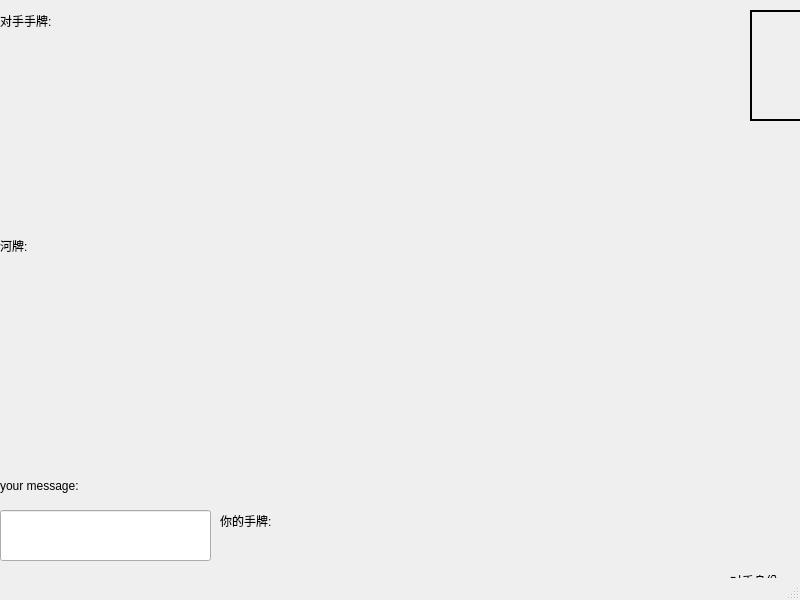
<?xml version="1.0" encoding="UTF-8"?>
<ui version="4.0">
 <class>round3</class>
 <widget class="QMainWindow" name="round3">
  <property name="geometry">
   <rect>
    <x>0</x>
    <y>0</y>
    <width>800</width>
    <height>600</height>
   </rect>
  </property>
  <property name="windowTitle">
   <string>MainWindow</string>
  </property>
  <widget class="QWidget" name="centralwidget">
   <widget class="QLabel" name="label_4">
    <property name="geometry">
     <rect>
      <x>800</x>
      <y>440</y>
      <width>211</width>
      <height>41</height>
     </rect>
    </property>
    <property name="text">
     <string>opponent message:</string>
    </property>
   </widget>
   <widget class="QWidget" name="Widget_3" native="true">
    <property name="geometry">
     <rect>
      <x>0</x>
      <y>570</y>
      <width>291</width>
      <height>131</height>
     </rect>
    </property>
    <widget class="QLabel" name="label_5">
     <property name="geometry">
      <rect>
       <x>10</x>
       <y>0</y>
       <width>111</width>
       <height>31</height>
      </rect>
     </property>
     <property name="text">
      <string>你的身份:</string>
     </property>
    </widget>
    <widget class="QLineEdit" name="your_identify">
     <property name="geometry">
      <rect>
       <x>140</x>
       <y>10</y>
       <width>113</width>
       <height>21</height>
      </rect>
     </property>
    </widget>
    <widget class="QLabel" name="label_6">
     <property name="geometry">
      <rect>
       <x>10</x>
       <y>40</y>
       <width>111</width>
       <height>31</height>
      </rect>
     </property>
     <property name="text">
      <string>你的本金:</string>
     </property>
    </widget>
    <widget class="QLineEdit" name="your_bonus">
     <property name="geometry">
      <rect>
       <x>140</x>
       <y>50</y>
       <width>113</width>
       <height>21</height>
      </rect>
     </property>
    </widget>
    <widget class="QLabel" name="label_7">
     <property name="geometry">
      <rect>
       <x>10</x>
       <y>79</y>
       <width>111</width>
       <height>41</height>
      </rect>
     </property>
     <property name="text">
      <string>你的赌注:</string>
     </property>
    </widget>
    <widget class="QLineEdit" name="your_bet">
     <property name="geometry">
      <rect>
       <x>140</x>
       <y>90</y>
       <width>113</width>
       <height>21</height>
      </rect>
     </property>
    </widget>
   </widget>
   <widget class="QLabel" name="River2">
    <property name="geometry">
     <rect>
      <x>210</x>
      <y>270</y>
      <width>101</width>
      <height>141</height>
     </rect>
    </property>
    <property name="text">
     <string/>
    </property>
   </widget>
   <widget class="QLabel" name="your_Poker2">
    <property name="geometry">
     <rect>
      <x>550</x>
      <y>530</y>
      <width>101</width>
      <height>141</height>
     </rect>
    </property>
    <property name="text">
     <string/>
    </property>
   </widget>
   <widget class="QLabel" name="River3">
    <property name="geometry">
     <rect>
      <x>330</x>
      <y>270</y>
      <width>101</width>
      <height>141</height>
     </rect>
    </property>
    <property name="text">
     <string/>
    </property>
   </widget>
   <widget class="QLabel" name="your_Poker1">
    <property name="geometry">
     <rect>
      <x>330</x>
      <y>530</y>
      <width>101</width>
      <height>141</height>
     </rect>
    </property>
    <property name="text">
     <string/>
    </property>
   </widget>
   <widget class="QLabel" name="label">
    <property name="geometry">
     <rect>
      <x>220</x>
      <y>500</y>
      <width>101</width>
      <height>41</height>
     </rect>
    </property>
    <property name="text">
     <string>你的手牌:</string>
    </property>
   </widget>
   <widget class="QWidget" name="widget_2" native="true">
    <property name="geometry">
     <rect>
      <x>720</x>
      <y>560</y>
      <width>271</width>
      <height>141</height>
     </rect>
    </property>
    <widget class="QLabel" name="label_8">
     <property name="geometry">
      <rect>
       <x>10</x>
       <y>0</y>
       <width>111</width>
       <height>41</height>
      </rect>
     </property>
     <property name="text">
      <string>对手身份:</string>
     </property>
    </widget>
    <widget class="QLabel" name="label_9">
     <property name="geometry">
      <rect>
       <x>10</x>
       <y>40</y>
       <width>121</width>
       <height>41</height>
      </rect>
     </property>
     <property name="text">
      <string>对手本金:</string>
     </property>
    </widget>
    <widget class="QLabel" name="label_10">
     <property name="geometry">
      <rect>
       <x>10</x>
       <y>94</y>
       <width>101</width>
       <height>31</height>
      </rect>
     </property>
     <property name="text">
      <string>对手赌注:</string>
     </property>
    </widget>
    <widget class="QLineEdit" name="opponent_identify">
     <property name="geometry">
      <rect>
       <x>150</x>
       <y>10</y>
       <width>113</width>
       <height>21</height>
      </rect>
     </property>
    </widget>
    <widget class="QLineEdit" name="opponent_bonus">
     <property name="geometry">
      <rect>
       <x>150</x>
       <y>50</y>
       <width>113</width>
       <height>21</height>
      </rect>
     </property>
    </widget>
    <widget class="QLineEdit" name="opponent_bet">
     <property name="geometry">
      <rect>
       <x>150</x>
       <y>100</y>
       <width>113</width>
       <height>21</height>
      </rect>
     </property>
    </widget>
   </widget>
   <widget class="QLabel" name="opponent_Poker2">
    <property name="geometry">
     <rect>
      <x>520</x>
      <y>10</y>
      <width>101</width>
      <height>141</height>
     </rect>
    </property>
    <property name="text">
     <string/>
    </property>
   </widget>
   <widget class="QLabel" name="River1">
    <property name="geometry">
     <rect>
      <x>90</x>
      <y>270</y>
      <width>101</width>
      <height>141</height>
     </rect>
    </property>
    <property name="text">
     <string/>
    </property>
   </widget>
   <widget class="QLabel" name="label_2">
    <property name="geometry">
     <rect>
      <x>0</x>
      <y>230</y>
      <width>101</width>
      <height>31</height>
     </rect>
    </property>
    <property name="text">
     <string>河牌:</string>
    </property>
   </widget>
   <widget class="QLabel" name="round_message">
    <property name="geometry">
     <rect>
      <x>750</x>
      <y>10</y>
      <width>241</width>
      <height>111</height>
     </rect>
    </property>
    <property name="font">
     <font>
      <family>Agency FB</family>
      <pointsize>24</pointsize>
      <weight>75</weight>
      <bold>true</bold>
     </font>
    </property>
    <property name="frameShape">
     <enum>QFrame::WinPanel</enum>
    </property>
    <property name="text">
     <string/>
    </property>
   </widget>
   <widget class="QTextEdit" name="opponent_message">
    <property name="geometry">
     <rect>
      <x>810</x>
      <y>490</y>
      <width>181</width>
      <height>61</height>
     </rect>
    </property>
   </widget>
   <widget class="QLabel" name="River4">
    <property name="geometry">
     <rect>
      <x>450</x>
      <y>270</y>
      <width>101</width>
      <height>141</height>
     </rect>
    </property>
    <property name="text">
     <string/>
    </property>
   </widget>
   <widget class="QLabel" name="River5">
    <property name="geometry">
     <rect>
      <x>570</x>
      <y>270</y>
      <width>101</width>
      <height>141</height>
     </rect>
    </property>
    <property name="text">
     <string/>
    </property>
   </widget>
   <widget class="QLineEdit" name="your_message">
    <property name="geometry">
     <rect>
      <x>0</x>
      <y>510</y>
      <width>211</width>
      <height>51</height>
     </rect>
    </property>
   </widget>
   <widget class="QLabel" name="label_3">
    <property name="geometry">
     <rect>
      <x>0</x>
      <y>0</y>
      <width>191</width>
      <height>41</height>
     </rect>
    </property>
    <property name="text">
     <string>对手手牌:</string>
    </property>
   </widget>
   <widget class="QWidget" name="widget" native="true">
    <property name="geometry">
     <rect>
      <x>230</x>
      <y>700</y>
      <width>515</width>
      <height>50</height>
     </rect>
    </property>
    <layout class="QHBoxLayout" name="horizontalLayout">
     <item>
      <widget class="QPushButton" name="fold">
       <property name="text">
        <string>fold</string>
       </property>
      </widget>
     </item>
     <item>
      <widget class="QPushButton" name="check">
       <property name="text">
        <string>check</string>
       </property>
      </widget>
     </item>
     <item>
      <widget class="QPushButton" name="follow">
       <property name="text">
        <string>follow</string>
       </property>
      </widget>
     </item>
     <item>
      <widget class="QPushButton" name="raise">
       <property name="text">
        <string>raises</string>
       </property>
      </widget>
     </item>
     <item>
      <widget class="QPushButton" name="allin">
       <property name="text">
        <string>all in</string>
       </property>
      </widget>
     </item>
    </layout>
   </widget>
   <widget class="QLabel" name="label_11">
    <property name="geometry">
     <rect>
      <x>0</x>
      <y>460</y>
      <width>151</width>
      <height>51</height>
     </rect>
    </property>
    <property name="text">
     <string>your message:</string>
    </property>
   </widget>
   <widget class="QLabel" name="opponent_Poker1">
    <property name="geometry">
     <rect>
      <x>330</x>
      <y>10</y>
      <width>101</width>
      <height>141</height>
     </rect>
    </property>
    <property name="text">
     <string/>
    </property>
   </widget>
  </widget>
  <widget class="QMenuBar" name="menubar">
   <property name="geometry">
    <rect>
     <x>0</x>
     <y>0</y>
     <width>800</width>
     <height>26</height>
    </rect>
   </property>
  </widget>
  <widget class="QStatusBar" name="statusbar"/>
 </widget>
 <resources/>
 <connections/>
</ui>
